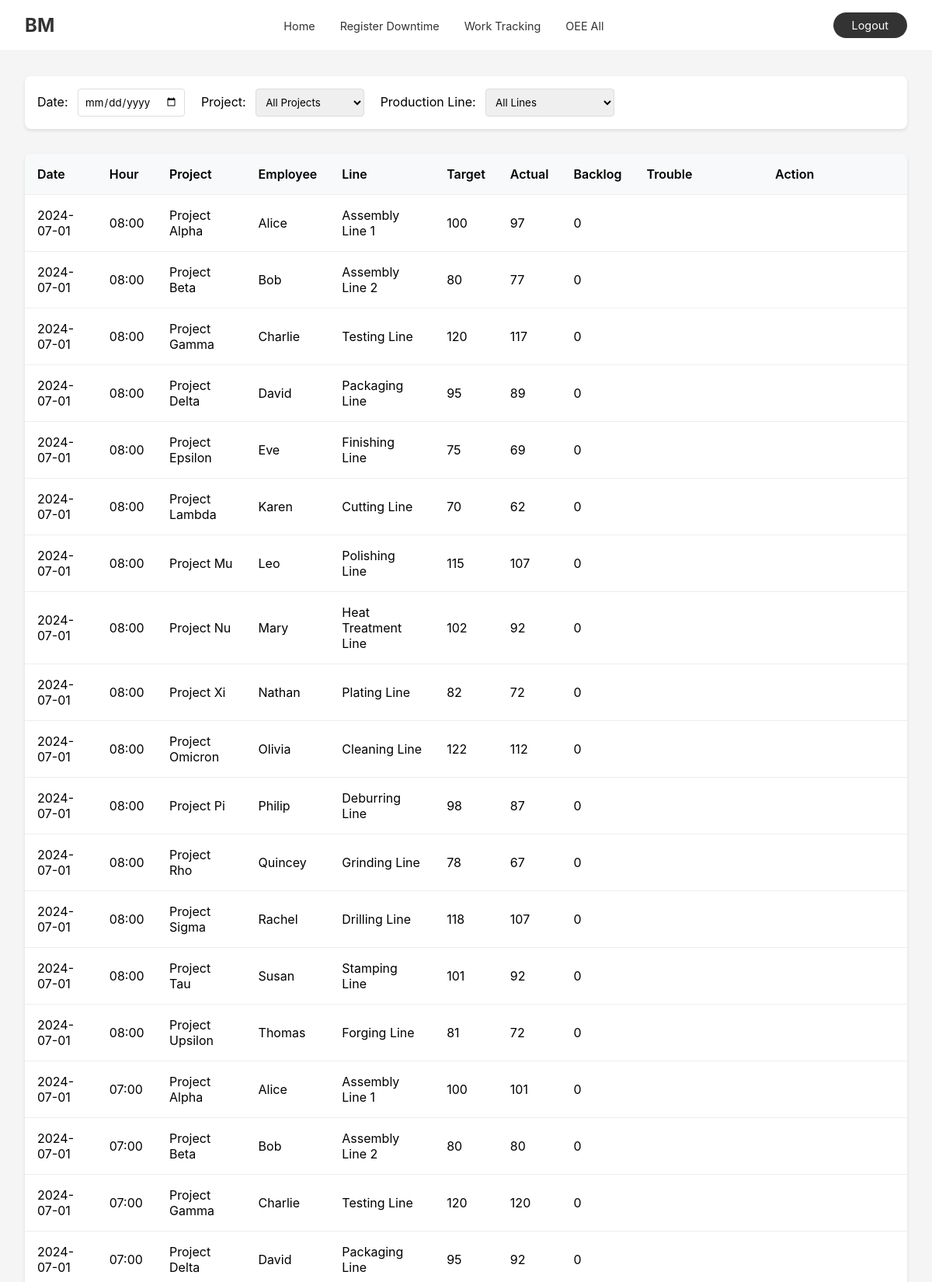
The app's page /view-data.php (upper part) with its own data.
### tables this page shows
CREATE TABLE `hourlyoutput` (
  `id` int(11) NOT NULL,
  `project_id` int(11) NOT NULL,
  `employees_id` int(11) NOT NULL,
  `line_id` int(11) NOT NULL,
  `date` date NOT NULL,
  `shift` varchar(50) NOT NULL,
  `hour` int(11) NOT NULL,
  `target` int(11) NOT NULL,
  `actual` int(11) NOT NULL,
  `backlog` int(11) NOT NULL,
  `trouble` varchar(255) DEFAULT NULL,
  `corrective_action` text DEFAULT NULL
);

CREATE TABLE `projects` (
  `project_id` int(11) NOT NULL,
  `project_name` varchar(255) NOT NULL,
  `project_no` varchar(50) NOT NULL
);

CREATE TABLE `employees` (
  `employees_id` int(11) NOT NULL,
  `employees_name` varchar(255) NOT NULL
);

CREATE TABLE `productionlines` (
  `line_id` int(11) NOT NULL,
  `line_name` varchar(255) NOT NULL,
  `process` varchar(255) NOT NULL
);

### view-data.php (the view, shortened to what this page needs)
<?php
require_once 'config.php';
$sql = "SELECT
    h.*,
    p.project_name,
    e.employees_name,
    pl.line_name
FROM HourlyOutput h
JOIN Projects p ON h.project_id = p.project_id
JOIN Employees e ON h.employees_id = e.employees_id
JOIN ProductionLines pl ON h.line_id = pl.line_id
ORDER BY h.date DESC, h.hour DESC";
$hourly_data = $pdo->query($sql)->fetchAll();
?>
<!DOCTYPE html>
<html lang="en">
<head>
</head>
<body>
    <nav class="navbar">
        <a href="index.php" class="logo">BM</a>
        <ul class="nav-links">
            <li><a href="index.php">Home</a></li>
            <li><a href="register-downtime.php">Register Downtime</a></li>
            <li><a href="work-tracking.php">Work Tracking</a></li>
            <li><a href="oee-all.php">OEE All</a></li>
        </ul>
        <form action="logout.php" method="POST">
            <button type="submit" class="logout-btn">Logout</button>
        </form>
    </nav>
    <div class="container">
        <div class="filters">
            <div class="filter-group">
                <label for="date-filter">Date:</label>
                <input type="date" id="date-filter">
            </div>
            <div class="filter-group">
                <label for="project-filter">Project:</label>
                <select id="project-filter">
                    <option value="">All Projects</option>
                </select>
            </div>
            <div class="filter-group">
                <label for="line-filter">Production Line:</label>
                <select id="line-filter">
                    <option value="">All Lines</option>
                </select>
            </div>
        </div>
        <table class="data-table">
            <thead>
                <tr>
                    <th>Date</th>
                    <th>Hour</th>
                    <th>Project</th>
                    <th>Employee</th>
                    <th>Line</th>
                    <th>Target</th>
                    <th>Actual</th>
                    <th>Backlog</th>
                    <th>Trouble</th>
                    <th>Action</th>
                </tr>
            </thead>
            <tbody>
                <?php foreach ($hourly_data as $row): ?>
                    <tr>
                        <td><?php echo htmlspecialchars($row['date']); ?></td>
                        <td><?php echo sprintf("%02d:00", $row['hour']); ?></td>
                        <td><?php echo htmlspecialchars($row['project_name']); ?></td>
                        <td><?php echo htmlspecialchars($row['employees_name']); ?></td>
                        <td><?php echo htmlspecialchars($row['line_name']); ?></td>
                        <td><?php echo htmlspecialchars($row['target']); ?></td>
                        <td><?php echo htmlspecialchars($row['actual']); ?></td>
                        <td><?php echo htmlspecialchars($row['backlog']); ?></td>
                        <td><?php echo htmlspecialchars($row['trouble']); ?></td>
                        <td><?php echo htmlspecialchars($row['corrective_action']); ?></td>
                    </tr>
                <?php endforeach; ?>
            </tbody>
        </table>
    </div>
</body>
</html>

### view-data.php (style rules this page uses)
body { font-family: Arial, sans-serif; margin: 0; padding: 0; background-color: #f4f4f9; }
.container { padding: 2rem; }
.data-table { width: 100%; border-collapse: collapse; background: white; border-radius: 8px; overflow: hidden; box-shadow: 0 2px 4px rgba(0, 0, 0, 0.1); }
.data-table th, .data-table td { padding: 1rem; text-align: left; border-bottom: 1px solid #eee; }
.data-table th { background-color: #f8f9fa; font-weight: 600; }
.filters { margin-bottom: 2rem; padding: 1rem; background: white; border-radius: 8px; box-shadow: 0 2px 4px rgba(0, 0, 0, 0.1); }
.filter-group { display: inline-block; margin-right: 1rem; }
.filter-group label { margin-right: 0.5rem; }
.filter-group select, .filter-group input { padding: 0.5rem; border: 1px solid #ddd; border-radius: 4px; }
* { margin: 0; padding: 0; box-sizing: border-box; font-family: -apple-system, BlinkMacSystemFont, 'Segoe UI', Roboto, Oxygen, Ubuntu, Cantarell, sans-serif; }
body { min-height: 100vh; background-color: #f5f5f5; }
.navbar { display: flex; justify-content: space-between; align-items: center; padding: 1rem 2rem; background-color: white; border-bottom: 1px solid #eee; }
.logo { font-size: 1.5rem; font-weight: bold; color: #333; text-decoration: none; }
.nav-links { display: flex; list-style: none; gap: 2rem; }
.nav-links a { color: #333; text-decoration: none; font-size: 0.9rem; }
.logout-btn { padding: 0.5rem 1.5rem; background-color: #333; color: white; border: none; border-radius: 20px; cursor: pointer; font-size: 0.9rem; }

### records on screen
hourlyoutput: date "2024-07-01", hour "08", project.project_name "Project Alpha", employees.employees_name "Alice", line.line_name "Assembly Line 1", target "100", actual "97", backlog "0"
hourlyoutput: date "2024-07-01", hour "08", project.project_name "Project Beta", employees.employees_name "Bob", line.line_name "Assembly Line 2", target "80", actual "77", backlog "0"
hourlyoutput: date "2024-07-01", hour "08", project.project_name "Project Gamma", employees.employees_name "Charlie", line.line_name "Testing Line", target "120", actual "117", backlog "0"
hourlyoutput: date "2024-07-01", hour "08", project.project_name "Project Delta", employees.employees_name "David", line.line_name "Packaging Line", target "95", actual "89", backlog "0"
hourlyoutput: date "2024-07-01", hour "08", project.project_name "Project Epsilon", employees.employees_name "Eve", line.line_name "Finishing Line", target "75", actual "69", backlog "0"
hourlyoutput: date "2024-07-01", hour "08", project.project_name "Project Lambda", employees.employees_name "Karen", line.line_name "Cutting Line", target "70", actual "62", backlog "0"
hourlyoutput: date "2024-07-01", hour "08", project.project_name "Project Mu", employees.employees_name "Leo", line.line_name "Polishing Line", target "115", actual "107", backlog "0"
hourlyoutput: date "2024-07-01", hour "08", project.project_name "Project Nu", employees.employees_name "Mary", line.line_name "Heat Treatment Line", target "102", actual "92", backlog "0"
hourlyoutput: date "2024-07-01", hour "08", project.project_name "Project Xi", employees.employees_name "Nathan", line.line_name "Plating Line", target "82", actual "72", backlog "0"
hourlyoutput: date "2024-07-01", hour "08", project.project_name "Project Omicron", employees.employees_name "Olivia", line.line_name "Cleaning Line", target "122", actual "112", backlog "0"
hourlyoutput: date "2024-07-01", hour "08", project.project_name "Project Pi", employees.employees_name "Philip", line.line_name "Deburring Line", target "98", actual "87", backlog "0"
hourlyoutput: date "2024-07-01", hour "08", project.project_name "Project Rho", employees.employees_name "Quincey", line.line_name "Grinding Line", target "78", actual "67", backlog "0"
hourlyoutput: date "2024-07-01", hour "08", project.project_name "Project Sigma", employees.employees_name "Rachel", line.line_name "Drilling Line", target "118", actual "107", backlog "0"
hourlyoutput: date "2024-07-01", hour "08", project.project_name "Project Tau", employees.employees_name "Susan", line.line_name "Stamping Line", target "101", actual "92", backlog "0"
hourlyoutput: date "2024-07-01", hour "08", project.project_name "Project Upsilon", employees.employees_name "Thomas", line.line_name "Forging Line", target "81", actual "72", backlog "0"
hourlyoutput: date "2024-07-01", hour "07", project.project_name "Project Alpha", employees.employees_name "Alice", line.line_name "Assembly Line 1", target "100", actual "101", backlog "0"
hourlyoutput: date "2024-07-01", hour "07", project.project_name "Project Beta", employees.employees_name "Bob", line.line_name "Assembly Line 2", target "80", actual "80", backlog "0"
hourlyoutput: date "2024-07-01", hour "07", project.project_name "Project Gamma", employees.employees_name "Charlie", line.line_name "Testing Line", target "120", actual "120", backlog "0"
hourlyoutput: date "2024-07-01", hour "07", project.project_name "Project Delta", employees.employees_name "David", line.line_name "Packaging Line", target "95", actual "92", backlog "0"
